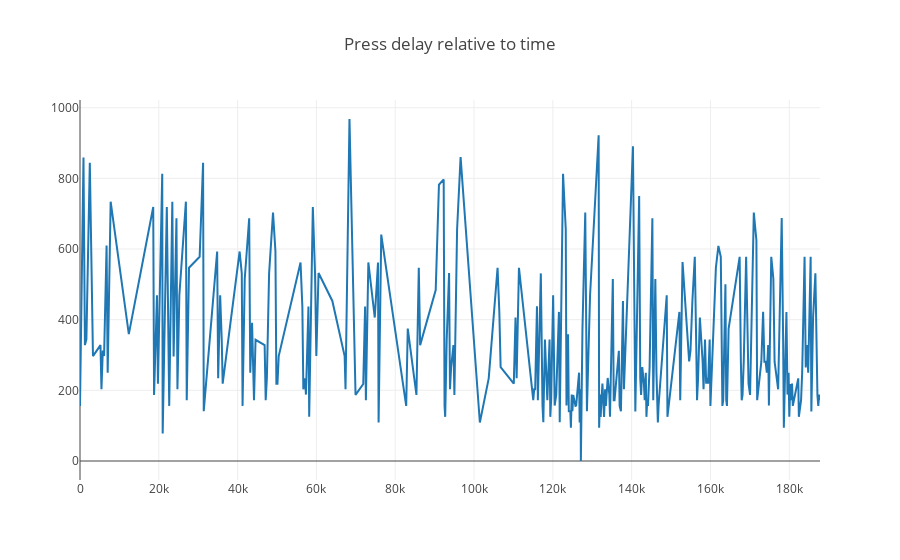

The cell this chart's notebook holds for it:
### Markdown cell above
<div class="alert alert-block alert-success">
<b>То же самое, но крупнее и с одной колонкой 'key_code'</b> (интерактив)
</div>

### Code cell
init_notebook_mode(connected = True)

def plotly_df(df, title = ''):
    data = []
    trace = go.Scatter(x = df['absolut_ms'],y = df['timing_ms'],mode = 'lines',name = 'key_code')
    data.append(trace)
    layout = dict(title = title)
    fig = dict(data = data, layout = layout)
    iplot(fig, show_link=False)

plotly_df(data, title = "Press delay relative to time")

### Figure 1 — Plotly figure (JSON) as saved in the notebook; plotly's stock layout.template omitted (floating-point values rounded to 4 significant figures; data arrays with more than 128 entries replaced by an {"elided": "..."} marker saying what was removed)
{"data": [{"mode": "lines", "name": "key_code", "type": "scatter", "uid": "2418727c-2b7b-472e-b8f0-f842dbb53e3c", "x": {"elided": "279 int values"}, "y": {"elided": "279 int values"}}], "layout": {"title": {"text": "Press delay relative to time"}}}
